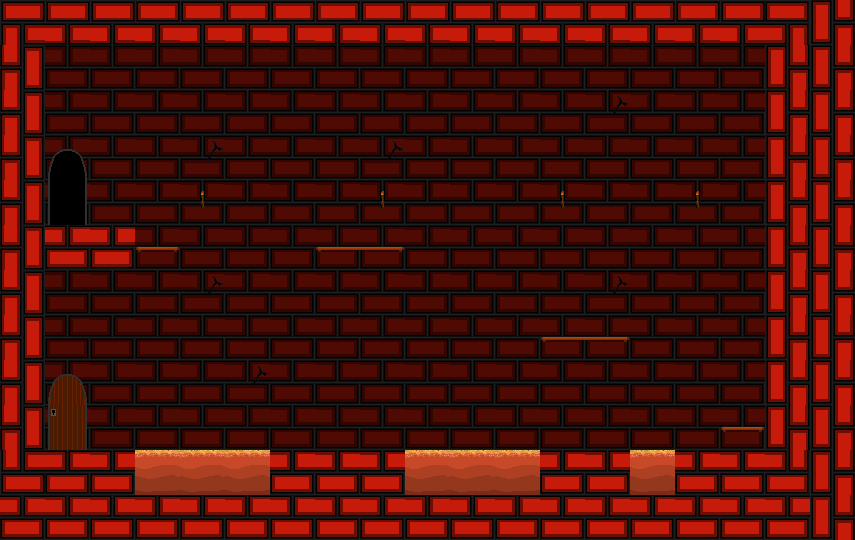

The image is a tile-based game level rendered from a .tmx file. Its description and complete source (layers, tilesets, objects, tile grids) follow:
An orthogonal 19x12 tile map with 45x45 px tiles, 2 tile layers (briques, obstacles), 3 tilesets.

<map version="1.5" tiledversion="1.7.2" orientation="orthogonal" renderorder="right-down" width="19" height="12" tilewidth="45" tileheight="45" infinite="0" nextlayerid="3" nextobjectid="1">
 <tileset firstgid="1" name="briques_fond" tilewidth="45" tileheight="45" tilecount="16" columns="4">
  <image source="briques_fond.png" width="180" height="180" />
 </tileset>
 <tileset firstgid="17" name="briques sol" tilewidth="45" tileheight="45" tilecount="42" columns="6">
  <image source="briques sol.png" width="270" height="315" />
 </tileset>
 <tileset firstgid="59" name="decor" tilewidth="45" tileheight="45" tilecount="16" columns="4">
  <image source="decor.png" width="180" height="180" />
 </tileset>
 <layer id="1" name="briques" width="19" height="12">
  <data encoding="csv">
23,19,19,19,19,19,19,19,19,19,19,19,19,19,19,19,19,2147483671,20,
18,1,1,1,1,1,1,1,1,1,1,1,1,1,1,1,1,20,20,
18,1,1,1,1,1,1,1,1,1,1,1,1,2,1,1,1,20,20,
18,1,1,1,2,1,1,1,2,1,1,1,1,1,1,1,1,20,20,
18,1,1,1,3,1,1,1,3,1,1,1,3,1,1,3,1,20,20,
18,17,17,1,1,1,1,1,1,1,1,1,1,1,1,1,1,20,20,
18,1,1,1,2,1,1,1,1,1,1,1,1,2,1,1,1,20,20,
18,1,1,1,1,1,1,1,1,1,1,1,1,1,1,1,1,20,20,
18,1,1,1,1,2,1,1,1,1,1,1,1,1,1,1,1,20,20,
18,1,1,1,1,1,1,1,1,1,1,1,1,1,1,1,1,20,20,
2147483669,17,17,58,58,58,17,17,17,58,58,58,17,17,58,17,17,21,20,
17,17,17,17,17,17,17,17,17,17,17,17,17,17,17,17,17,17,20
</data>
 </layer>
 <layer id="2" name="obstacles" width="19" height="12">
  <data encoding="csv">
0,0,0,0,0,0,0,0,0,0,0,0,0,0,0,0,0,0,0,
0,0,0,0,0,0,0,0,0,0,0,0,0,0,0,0,0,0,0,
0,0,0,0,0,0,0,0,0,0,0,0,0,0,0,0,0,0,0,
0,65,0,0,0,0,0,0,0,0,0,0,0,0,0,0,0,0,0,
0,66,0,0,0,0,0,0,0,0,0,0,0,0,0,0,0,0,0,
0,0,0,59,0,0,0,60,61,0,0,0,0,0,0,0,0,0,0,
0,0,0,0,0,0,0,0,0,0,0,0,0,0,0,0,0,0,0,
0,0,0,0,0,0,0,0,0,0,0,0,60,61,0,0,0,0,0,
0,67,0,0,0,0,0,0,0,0,0,0,0,0,0,0,0,0,0,
0,68,0,0,0,0,0,0,0,0,0,0,0,0,0,0,59,0,0,
0,0,0,0,0,0,0,0,0,0,0,0,0,0,0,0,0,0,0,
0,0,0,0,0,0,0,0,0,0,0,0,0,0,0,0,0,0,0
</data>
 </layer>
</map>